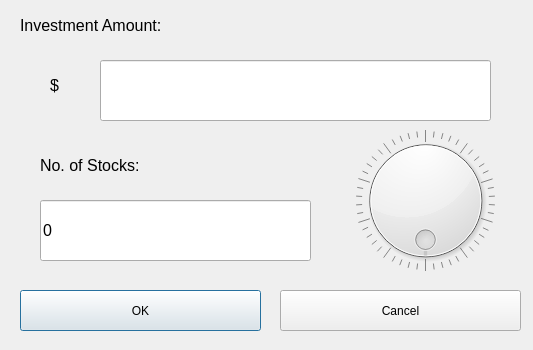
<?xml version="1.0" encoding="UTF-8"?>
<ui version="4.0">
 <class>Dialog</class>
 <widget class="QDialog" name="Dialog">
  <property name="geometry">
   <rect>
    <x>0</x>
    <y>0</y>
    <width>533</width>
    <height>350</height>
   </rect>
  </property>
  <property name="sizePolicy">
   <sizepolicy hsizetype="Preferred" vsizetype="Preferred">
    <horstretch>0</horstretch>
    <verstretch>0</verstretch>
   </sizepolicy>
  </property>
  <property name="minimumSize">
   <size>
    <width>533</width>
    <height>350</height>
   </size>
  </property>
  <property name="maximumSize">
   <size>
    <width>533</width>
    <height>350</height>
   </size>
  </property>
  <property name="windowTitle">
   <string>Dialog</string>
  </property>
  <widget class="QPushButton" name="okButton">
   <property name="geometry">
    <rect>
     <x>20</x>
     <y>290</y>
     <width>241</width>
     <height>41</height>
    </rect>
   </property>
   <property name="text">
    <string>OK</string>
   </property>
  </widget>
  <widget class="QPushButton" name="cancelButton">
   <property name="geometry">
    <rect>
     <x>280</x>
     <y>290</y>
     <width>241</width>
     <height>41</height>
    </rect>
   </property>
   <property name="text">
    <string>Cancel</string>
   </property>
  </widget>
  <widget class="QLineEdit" name="investAmt">
   <property name="geometry">
    <rect>
     <x>100</x>
     <y>60</y>
     <width>391</width>
     <height>61</height>
    </rect>
   </property>
   <property name="font">
    <font>
     <pointsize>12</pointsize>
    </font>
   </property>
   <property name="text">
    <string/>
   </property>
  </widget>
  <widget class="QDial" name="stockDial">
   <property name="geometry">
    <rect>
     <x>340</x>
     <y>130</y>
     <width>171</width>
     <height>141</height>
    </rect>
   </property>
   <property name="minimum">
    <number>0</number>
   </property>
   <property name="maximum">
    <number>99</number>
   </property>
   <property name="orientation">
    <enum>Qt::Horizontal</enum>
   </property>
   <property name="invertedAppearance">
    <bool>false</bool>
   </property>
   <property name="invertedControls">
    <bool>false</bool>
   </property>
   <property name="wrapping">
    <bool>true</bool>
   </property>
   <property name="notchesVisible">
    <bool>true</bool>
   </property>
  </widget>
  <widget class="QLabel" name="label">
   <property name="geometry">
    <rect>
     <x>20</x>
     <y>0</y>
     <width>371</width>
     <height>51</height>
    </rect>
   </property>
   <property name="font">
    <font>
     <pointsize>12</pointsize>
    </font>
   </property>
   <property name="text">
    <string>Investment Amount: </string>
   </property>
  </widget>
  <widget class="QLabel" name="label_2">
   <property name="geometry">
    <rect>
     <x>40</x>
     <y>140</y>
     <width>281</width>
     <height>51</height>
    </rect>
   </property>
   <property name="font">
    <font>
     <pointsize>12</pointsize>
    </font>
   </property>
   <property name="text">
    <string>No. of Stocks: </string>
   </property>
  </widget>
  <widget class="QLabel" name="label_3">
   <property name="geometry">
    <rect>
     <x>50</x>
     <y>60</y>
     <width>41</width>
     <height>51</height>
    </rect>
   </property>
   <property name="font">
    <font>
     <pointsize>12</pointsize>
    </font>
   </property>
   <property name="text">
    <string>$</string>
   </property>
  </widget>
  <widget class="QLineEdit" name="stockAmt">
   <property name="geometry">
    <rect>
     <x>40</x>
     <y>200</y>
     <width>271</width>
     <height>61</height>
    </rect>
   </property>
   <property name="font">
    <font>
     <pointsize>12</pointsize>
    </font>
   </property>
   <property name="text">
    <string>0</string>
   </property>
  </widget>
 </widget>
 <resources/>
 <connections/>
</ui>
